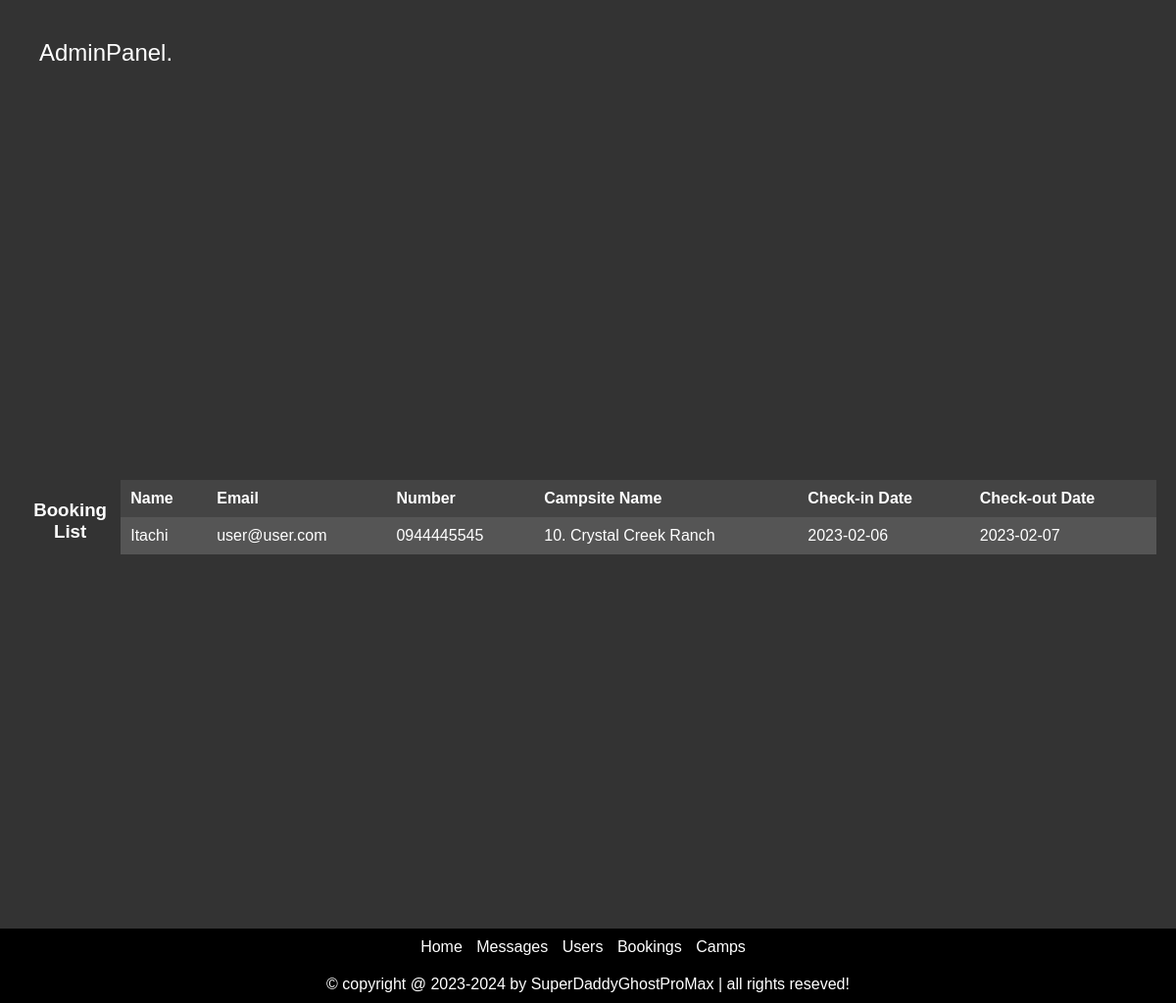
The page /bookings.php on the database its author committed.
### tables this page shows
CREATE TABLE `booking_new` (
  `id` int(11) NOT NULL,
  `name` varchar(50) NOT NULL,
  `email` varchar(50) NOT NULL,
  `number` varchar(10) NOT NULL,
  `campsite_name` varchar(50) NOT NULL,
  `check_in_date` date NOT NULL,
  `check_out_date` date NOT NULL
);

### bookings.php (the view, shortened to what this page needs)
<?php
include 'config.php';
$sql = "SELECT * FROM booking_new";
$result = mysqli_query($conn, $sql);
if (mysqli_num_rows($result) > 0) {
    $bookings = mysqli_fetch_all($result, MYSQLI_ASSOC);
} else {
    $bookings = [];
}
?>
<!DOCTYPE html>
<html lang="en">
<head>
   <link rel="stylesheet" href="css/style.css">
</head>
<body>
   <?php include 'admin_header.php'; ?>
   <div class="container">
      <h3>Booking List</h3>
      <?php if (count($bookings) > 0) : ?>
         <table>
            <thead>
               <tr>
                  <th>Name</th>
                  <th>Email</th>
                  <th>Number</th>
                  <th>Campsite Name</th>
                  <th>Check-in Date</th>
                  <th>Check-out Date</th>
               </tr>
            </thead>
            <tbody>
               <?php foreach ($bookings as $booking) : ?>
                  <tr>
                     <td><?php echo $booking['name']; ?></td>
                     <td><?php echo $booking['email']; ?></td>
                     <td><?php echo $booking['number']; ?></td>
                     <td><?php echo $booking['campsite_name']; ?></td>
                     <td><?php echo $booking['check_in_date']; ?></td>
                     <td><?php echo $booking['check_out_date']; ?></td>
                  </tr>
               <?php endforeach; ?>
            </tbody>
         </table>
      <?php else : ?>
         <p>No bookings found.</p>
      <?php endif; ?>
   </div>
   <?php include 'admin_footer.php'; ?>
</body>
</html>

### css/style.css (style rules this page uses)
body, html { margin: 0; padding: 0; font-family: Arial, sans-serif; }
body { background-color: #333; color: #fff; }
.container { display: flex; justify-content: center; align-items: center; height: 100vh; }
h3 { color: #fff; text-align: center; }
h3 { margin-bottom: 20px; }
.container { padding: 20px; }
table { width: 100%; border-collapse: collapse; }
thead { background-color: #444; }
thead th { padding: 10px; text-align: left; }
tbody tr { background-color: #555; }
tbody td { padding: 10px; }
h3 { margin-bottom: 10px; }
h3 { color: #fff; }

### rows shown on the page
booking_new: name "Itachi", email "user@user.com", number "0944445545", campsite_name "10. Crystal Creek Ranch", check_in_date "2023-02-06", check_out_date "2023-02-07"
